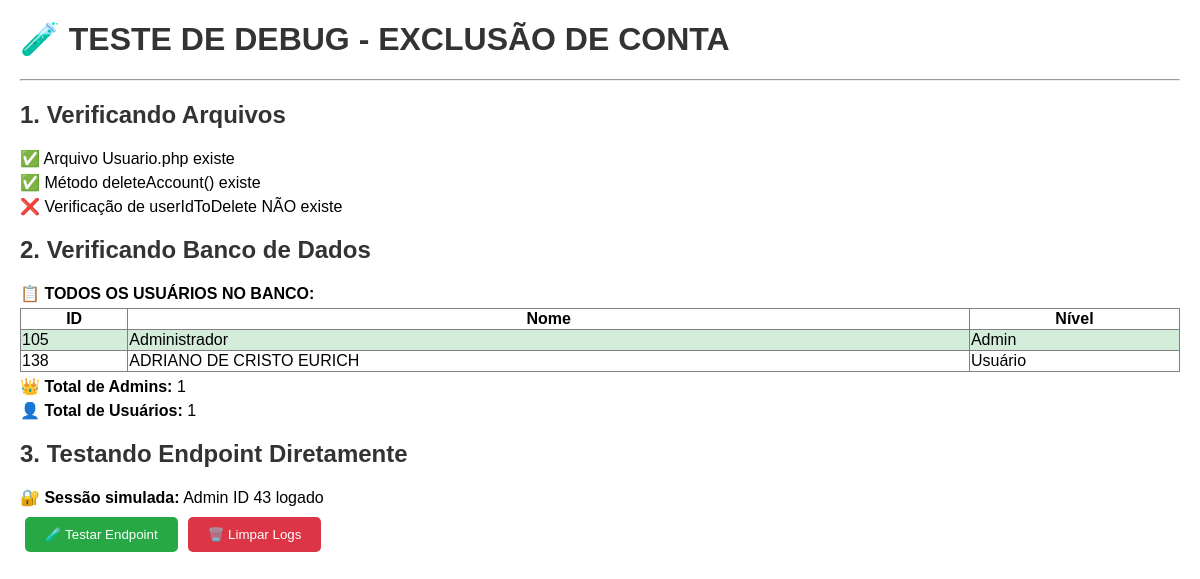
Page /teste_debug_simples.php on the earlier database version.
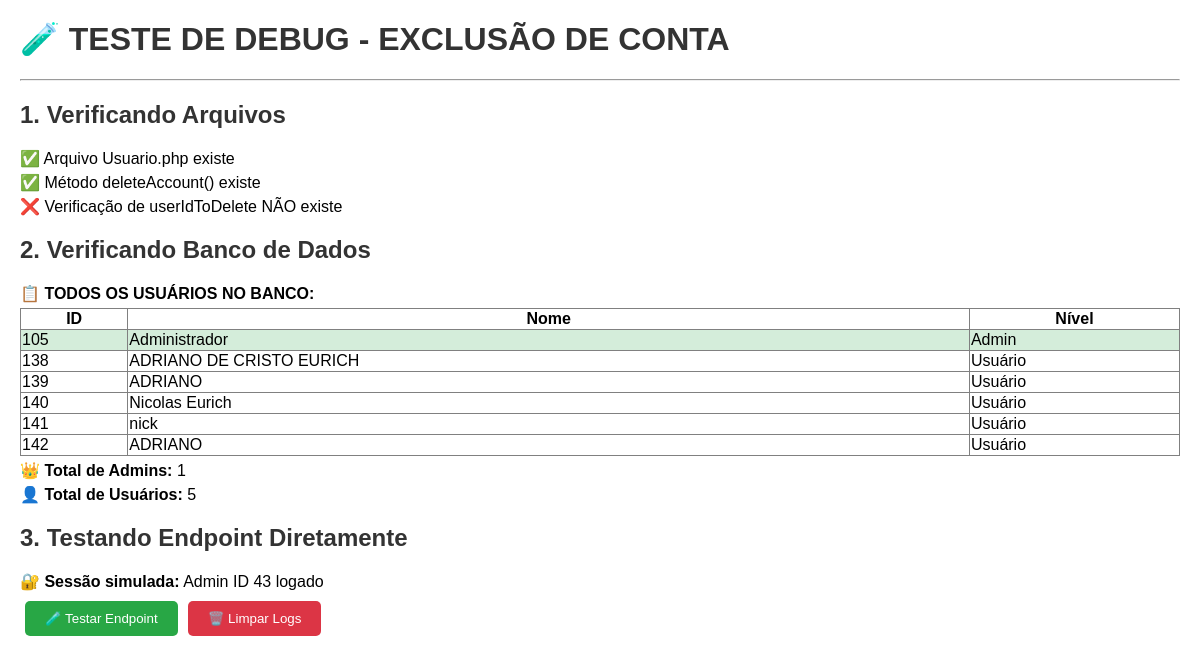
Same page on the later database version.
### tables this page shows
CREATE TABLE `usuarios` (
  `id` int(11) NOT NULL,
  `nome` varchar(255) NOT NULL,
  `email` varchar(255) NOT NULL,
  `senha` varchar(255) NOT NULL,
  `nivel_acesso` enum('usuario','administrador') DEFAULT 'usuario',
  `created` timestamp NULL DEFAULT NULL,
  `modified` timestamp NULL DEFAULT NULL,
  `status` enum('ativo','inativo','suspenso','bloqueado') NOT NULL DEFAULT 'ativo',
  `ultimo_acesso` datetime DEFAULT NULL,
  `foto` varchar(255) DEFAULT 'usuario.png',
  `plan_type` enum('free','premium') NOT NULL DEFAULT 'free',
  `has_anuncio` tinyint(1) NOT NULL DEFAULT 0,
  `anuncio_status` varchar(20) NOT NULL DEFAULT 'not_found',
  `updated_at` datetime DEFAULT NULL ON UPDATE current_timestamp()
);

### teste_debug_simples.php (the view, shortened to what this page needs)
<?php
echo "<h1>🧪 TESTE DE DEBUG - EXCLUSÃO DE CONTA</h1>";
echo "<hr>";
echo "<h2>1. Verificando Arquivos</h2>";
$usuarioPath = 'app/adms/Controllers/Usuario.php';
if (file_exists($usuarioPath)) {
    echo "<p>✅ Arquivo Usuario.php existe</p>";
    $content = file_get_contents($usuarioPath);
    if (strpos($content, 'public function deleteAccount()') !== false) {
        echo "<p>✅ Método deleteAccount() existe</p>";
    } else {
        echo "<p>❌ Método deleteAccount() NÃO existe</p>";
    }
    if (strpos($content, 'if (!$userIdToDelete) {') !== false) {
        echo "<p>✅ Verificação de userIdToDelete existe</p>";
    } else {
        echo "<p>❌ Verificação de userIdToDelete NÃO existe</p>";
    }
} else {
    echo "<p>❌ Arquivo Usuario.php NÃO existe</p>";
}
echo "<h2>2. Verificando Banco de Dados</h2>";
try {
    $pdo = new PDO('mysql:host=localhost;dbname=nixcom', 'root', '');
    $pdo->setAttribute(PDO::ATTR_ERRMODE, PDO::ERRMODE_EXCEPTION);
    $stmt = $pdo->prepare("SELECT id, nome, nivel_acesso FROM usuarios ORDER BY id");
    $stmt->execute();
    $users = $stmt->fetchAll(PDO::FETCH_ASSOC);
    echo "<p><strong>📋 TODOS OS USUÁRIOS NO BANCO:</strong></p>";
    echo "<table border='1' style='border-collapse: collapse; width: 100%;'>";
    echo "<tr><th>ID</th><th>Nome</th><th>Nível</th></tr>";
    foreach ($users as $user) {
        $nivel = $user['nivel_acesso'] == 'administrador' ? 'Admin' : 'Usuário';
        $cor = $user['nivel_acesso'] == 'administrador' ? 'background: #d4edda;' : '';
        echo "<tr style='$cor'>";
        echo "<td>" . $user['id'] . "</td>";
        echo "<td>" . htmlspecialchars($user['nome']) . "</td>";
        echo "<td>" . $nivel . "</td>";
        echo "</tr>";
    }
    echo "</table>";
    $stmt = $pdo->prepare("SELECT COUNT(*) as total FROM usuarios WHERE nivel_acesso = 'administrador'");
    $stmt->execute();
    $adminCount = $stmt->fetch(PDO::FETCH_ASSOC)['total'];
    echo "<p><strong>👑 Total de Admins:</strong> $adminCount</p>";
    $stmt = $pdo->prepare("SELECT COUNT(*) as total FROM usuarios WHERE nivel_acesso = 'usuario'");
    $stmt->execute();
    $userCount = $stmt->fetch(PDO::FETCH_ASSOC)['total'];
    echo "<p><strong>👤 Total de Usuários:</strong> $userCount</p>";
} catch (PDOException $e) {
    echo "<p>❌ Erro de conexão com banco: " . htmlspecialchars($e->getMessage()) . "</p>";
}
echo "<h2>3. Testando Endpoint Diretamente</h2>";
echo "<p><strong>🔐 Sessão simulada:</strong> Admin ID 43 logado</p>";
echo "<button onclick='testarEndpoint()' style='padding: 10px 20px; background: #28a745; color: white; border: none; border-radius: 5px; cursor: pointer; margin: 5px;'>🧪 Testar Endpoint</button>";
echo "<button onclick='limparLogs()' style='padding: 10px 20px; background: #dc3545; color: white; border: none; border-radius: 5px; cursor: pointer; margin: 5px;'>🗑️ Limpar Logs</button>";
?>

### teste_debug_simples.php (style rules this page uses)
h1, h2 { color: #333; }
p { margin: 5px 0; }

Differences in the rows shown:
added usuarios: id "139", nome "ADRIANO", nivel_acesso "Usuário"
added usuarios: id "140", nome "Nicolas Eurich", nivel_acesso "Usuário"
added usuarios: id "141", nome "nick", nivel_acesso "Usuário"
added usuarios: id "142", nome "ADRIANO", nivel_acesso "Usuário"
Other differences:
$userCount: "1" → "5"
